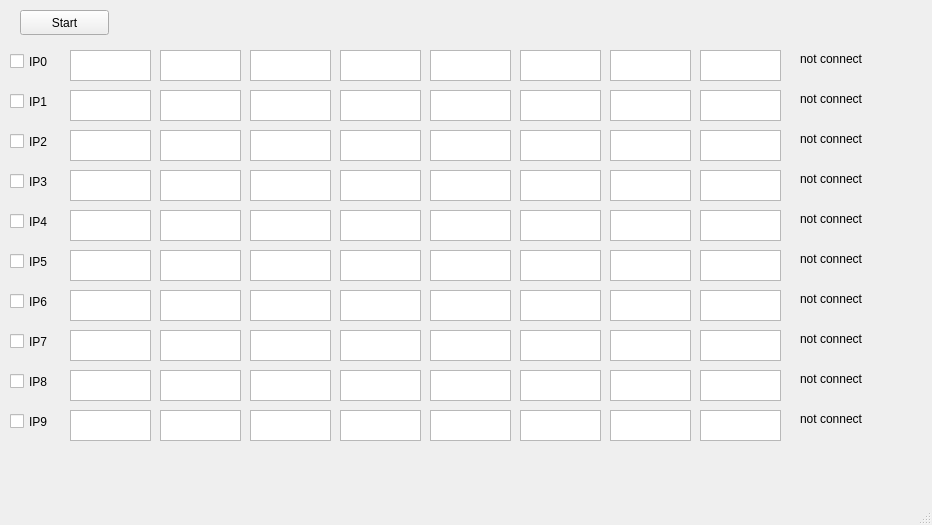
<?xml version="1.0" encoding="UTF-8"?>
<ui version="4.0">
 <class>MainWindow</class>
 <widget class="QMainWindow" name="MainWindow">
  <property name="geometry">
   <rect>
    <x>0</x>
    <y>0</y>
    <width>932</width>
    <height>525</height>
   </rect>
  </property>
  <property name="windowTitle">
   <string>MainWindow</string>
  </property>
  <widget class="QWidget" name="centralwidget">
   <widget class="QPushButton" name="startbuttom">
    <property name="geometry">
     <rect>
      <x>20</x>
      <y>10</y>
      <width>89</width>
      <height>25</height>
     </rect>
    </property>
    <property name="text">
     <string>Start</string>
    </property>
   </widget>
   <widget class="QTextBrowser" name="IP0_0">
    <property name="geometry">
     <rect>
      <x>70</x>
      <y>50</y>
      <width>81</width>
      <height>31</height>
     </rect>
    </property>
   </widget>
   <widget class="QTextBrowser" name="IP0_1">
    <property name="geometry">
     <rect>
      <x>160</x>
      <y>50</y>
      <width>81</width>
      <height>31</height>
     </rect>
    </property>
   </widget>
   <widget class="QTextBrowser" name="IP0_2">
    <property name="geometry">
     <rect>
      <x>250</x>
      <y>50</y>
      <width>81</width>
      <height>31</height>
     </rect>
    </property>
   </widget>
   <widget class="QTextBrowser" name="IP0_3">
    <property name="geometry">
     <rect>
      <x>340</x>
      <y>50</y>
      <width>81</width>
      <height>31</height>
     </rect>
    </property>
   </widget>
   <widget class="QTextBrowser" name="IP1_2">
    <property name="geometry">
     <rect>
      <x>250</x>
      <y>90</y>
      <width>81</width>
      <height>31</height>
     </rect>
    </property>
   </widget>
   <widget class="QTextBrowser" name="IP1_3">
    <property name="geometry">
     <rect>
      <x>340</x>
      <y>90</y>
      <width>81</width>
      <height>31</height>
     </rect>
    </property>
   </widget>
   <widget class="QTextBrowser" name="IP1_0">
    <property name="geometry">
     <rect>
      <x>70</x>
      <y>90</y>
      <width>81</width>
      <height>31</height>
     </rect>
    </property>
   </widget>
   <widget class="QTextBrowser" name="IP1_1">
    <property name="geometry">
     <rect>
      <x>160</x>
      <y>90</y>
      <width>81</width>
      <height>31</height>
     </rect>
    </property>
   </widget>
   <widget class="QTextBrowser" name="IP2_1">
    <property name="geometry">
     <rect>
      <x>160</x>
      <y>130</y>
      <width>81</width>
      <height>31</height>
     </rect>
    </property>
   </widget>
   <widget class="QTextBrowser" name="IP2_3">
    <property name="geometry">
     <rect>
      <x>340</x>
      <y>130</y>
      <width>81</width>
      <height>31</height>
     </rect>
    </property>
   </widget>
   <widget class="QTextBrowser" name="IP2_0">
    <property name="geometry">
     <rect>
      <x>70</x>
      <y>130</y>
      <width>81</width>
      <height>31</height>
     </rect>
    </property>
   </widget>
   <widget class="QTextBrowser" name="IP2_2">
    <property name="geometry">
     <rect>
      <x>250</x>
      <y>130</y>
      <width>81</width>
      <height>31</height>
     </rect>
    </property>
   </widget>
   <widget class="QTextBrowser" name="IP3_3">
    <property name="geometry">
     <rect>
      <x>340</x>
      <y>170</y>
      <width>81</width>
      <height>31</height>
     </rect>
    </property>
   </widget>
   <widget class="QTextBrowser" name="IP3_1">
    <property name="geometry">
     <rect>
      <x>160</x>
      <y>170</y>
      <width>81</width>
      <height>31</height>
     </rect>
    </property>
   </widget>
   <widget class="QTextBrowser" name="IP3_0">
    <property name="geometry">
     <rect>
      <x>70</x>
      <y>170</y>
      <width>81</width>
      <height>31</height>
     </rect>
    </property>
   </widget>
   <widget class="QTextBrowser" name="IP3_2">
    <property name="geometry">
     <rect>
      <x>250</x>
      <y>170</y>
      <width>81</width>
      <height>31</height>
     </rect>
    </property>
   </widget>
   <widget class="QTextBrowser" name="IP4_2">
    <property name="geometry">
     <rect>
      <x>250</x>
      <y>210</y>
      <width>81</width>
      <height>31</height>
     </rect>
    </property>
   </widget>
   <widget class="QTextBrowser" name="IP4_0">
    <property name="geometry">
     <rect>
      <x>70</x>
      <y>210</y>
      <width>81</width>
      <height>31</height>
     </rect>
    </property>
   </widget>
   <widget class="QTextBrowser" name="IP4_3">
    <property name="geometry">
     <rect>
      <x>340</x>
      <y>210</y>
      <width>81</width>
      <height>31</height>
     </rect>
    </property>
   </widget>
   <widget class="QTextBrowser" name="IP4_1">
    <property name="geometry">
     <rect>
      <x>160</x>
      <y>210</y>
      <width>81</width>
      <height>31</height>
     </rect>
    </property>
   </widget>
   <widget class="QTextBrowser" name="IP6_0">
    <property name="geometry">
     <rect>
      <x>70</x>
      <y>290</y>
      <width>81</width>
      <height>31</height>
     </rect>
    </property>
   </widget>
   <widget class="QTextBrowser" name="IP6_2">
    <property name="geometry">
     <rect>
      <x>340</x>
      <y>290</y>
      <width>81</width>
      <height>31</height>
     </rect>
    </property>
   </widget>
   <widget class="QTextBrowser" name="IP8_1">
    <property name="geometry">
     <rect>
      <x>160</x>
      <y>370</y>
      <width>81</width>
      <height>31</height>
     </rect>
    </property>
   </widget>
   <widget class="QTextBrowser" name="IP5_3">
    <property name="geometry">
     <rect>
      <x>340</x>
      <y>250</y>
      <width>81</width>
      <height>31</height>
     </rect>
    </property>
   </widget>
   <widget class="QTextBrowser" name="IP8_2">
    <property name="geometry">
     <rect>
      <x>250</x>
      <y>370</y>
      <width>81</width>
      <height>31</height>
     </rect>
    </property>
   </widget>
   <widget class="QTextBrowser" name="IP6_3">
    <property name="geometry">
     <rect>
      <x>250</x>
      <y>290</y>
      <width>81</width>
      <height>31</height>
     </rect>
    </property>
   </widget>
   <widget class="QTextBrowser" name="IP6_1">
    <property name="geometry">
     <rect>
      <x>160</x>
      <y>290</y>
      <width>81</width>
      <height>31</height>
     </rect>
    </property>
   </widget>
   <widget class="QTextBrowser" name="IP9_1">
    <property name="geometry">
     <rect>
      <x>160</x>
      <y>410</y>
      <width>81</width>
      <height>31</height>
     </rect>
    </property>
   </widget>
   <widget class="QTextBrowser" name="IP7_0">
    <property name="geometry">
     <rect>
      <x>70</x>
      <y>330</y>
      <width>81</width>
      <height>31</height>
     </rect>
    </property>
   </widget>
   <widget class="QTextBrowser" name="IP8_0">
    <property name="geometry">
     <rect>
      <x>70</x>
      <y>370</y>
      <width>81</width>
      <height>31</height>
     </rect>
    </property>
   </widget>
   <widget class="QTextBrowser" name="IP5_0">
    <property name="geometry">
     <rect>
      <x>70</x>
      <y>250</y>
      <width>81</width>
      <height>31</height>
     </rect>
    </property>
   </widget>
   <widget class="QTextBrowser" name="IP9_2">
    <property name="geometry">
     <rect>
      <x>250</x>
      <y>410</y>
      <width>81</width>
      <height>31</height>
     </rect>
    </property>
   </widget>
   <widget class="QTextBrowser" name="IP5_1">
    <property name="geometry">
     <rect>
      <x>160</x>
      <y>250</y>
      <width>81</width>
      <height>31</height>
     </rect>
    </property>
   </widget>
   <widget class="QTextBrowser" name="IP7_1">
    <property name="geometry">
     <rect>
      <x>160</x>
      <y>330</y>
      <width>81</width>
      <height>31</height>
     </rect>
    </property>
   </widget>
   <widget class="QTextBrowser" name="IP9_3">
    <property name="geometry">
     <rect>
      <x>340</x>
      <y>410</y>
      <width>81</width>
      <height>31</height>
     </rect>
    </property>
   </widget>
   <widget class="QTextBrowser" name="IP7_2">
    <property name="geometry">
     <rect>
      <x>250</x>
      <y>330</y>
      <width>81</width>
      <height>31</height>
     </rect>
    </property>
   </widget>
   <widget class="QTextBrowser" name="IP8_3">
    <property name="geometry">
     <rect>
      <x>340</x>
      <y>370</y>
      <width>81</width>
      <height>31</height>
     </rect>
    </property>
   </widget>
   <widget class="QTextBrowser" name="IP7_3">
    <property name="geometry">
     <rect>
      <x>340</x>
      <y>330</y>
      <width>81</width>
      <height>31</height>
     </rect>
    </property>
   </widget>
   <widget class="QTextBrowser" name="IP9_0">
    <property name="geometry">
     <rect>
      <x>70</x>
      <y>410</y>
      <width>81</width>
      <height>31</height>
     </rect>
    </property>
   </widget>
   <widget class="QTextBrowser" name="IP5_2">
    <property name="geometry">
     <rect>
      <x>250</x>
      <y>250</y>
      <width>81</width>
      <height>31</height>
     </rect>
    </property>
   </widget>
   <widget class="QTextBrowser" name="IP0_4">
    <property name="geometry">
     <rect>
      <x>430</x>
      <y>50</y>
      <width>81</width>
      <height>31</height>
     </rect>
    </property>
   </widget>
   <widget class="QTextBrowser" name="IP4_4">
    <property name="geometry">
     <rect>
      <x>430</x>
      <y>210</y>
      <width>81</width>
      <height>31</height>
     </rect>
    </property>
   </widget>
   <widget class="QTextBrowser" name="IP1_4">
    <property name="geometry">
     <rect>
      <x>430</x>
      <y>90</y>
      <width>81</width>
      <height>31</height>
     </rect>
    </property>
   </widget>
   <widget class="QTextBrowser" name="IP2_4">
    <property name="geometry">
     <rect>
      <x>430</x>
      <y>130</y>
      <width>81</width>
      <height>31</height>
     </rect>
    </property>
   </widget>
   <widget class="QTextBrowser" name="IP3_4">
    <property name="geometry">
     <rect>
      <x>430</x>
      <y>170</y>
      <width>81</width>
      <height>31</height>
     </rect>
    </property>
   </widget>
   <widget class="QTextBrowser" name="IP9_4">
    <property name="geometry">
     <rect>
      <x>430</x>
      <y>410</y>
      <width>81</width>
      <height>31</height>
     </rect>
    </property>
   </widget>
   <widget class="QTextBrowser" name="IP6_4">
    <property name="geometry">
     <rect>
      <x>430</x>
      <y>290</y>
      <width>81</width>
      <height>31</height>
     </rect>
    </property>
   </widget>
   <widget class="QTextBrowser" name="IP5_4">
    <property name="geometry">
     <rect>
      <x>430</x>
      <y>250</y>
      <width>81</width>
      <height>31</height>
     </rect>
    </property>
   </widget>
   <widget class="QTextBrowser" name="IP8_4">
    <property name="geometry">
     <rect>
      <x>430</x>
      <y>370</y>
      <width>81</width>
      <height>31</height>
     </rect>
    </property>
   </widget>
   <widget class="QTextBrowser" name="IP7_4">
    <property name="geometry">
     <rect>
      <x>430</x>
      <y>330</y>
      <width>81</width>
      <height>31</height>
     </rect>
    </property>
   </widget>
   <widget class="QCheckBox" name="IP0">
    <property name="geometry">
     <rect>
      <x>10</x>
      <y>50</y>
      <width>92</width>
      <height>23</height>
     </rect>
    </property>
    <property name="text">
     <string notr="true">IP0</string>
    </property>
    <property name="checked">
     <bool>false</bool>
    </property>
   </widget>
   <widget class="QCheckBox" name="IP1">
    <property name="geometry">
     <rect>
      <x>10</x>
      <y>90</y>
      <width>92</width>
      <height>23</height>
     </rect>
    </property>
    <property name="text">
     <string>IP1</string>
    </property>
   </widget>
   <widget class="QCheckBox" name="IP2">
    <property name="geometry">
     <rect>
      <x>10</x>
      <y>130</y>
      <width>92</width>
      <height>23</height>
     </rect>
    </property>
    <property name="text">
     <string>IP2</string>
    </property>
   </widget>
   <widget class="QCheckBox" name="IP3">
    <property name="geometry">
     <rect>
      <x>10</x>
      <y>170</y>
      <width>92</width>
      <height>23</height>
     </rect>
    </property>
    <property name="text">
     <string>IP3</string>
    </property>
   </widget>
   <widget class="QCheckBox" name="IP4">
    <property name="geometry">
     <rect>
      <x>10</x>
      <y>210</y>
      <width>92</width>
      <height>23</height>
     </rect>
    </property>
    <property name="text">
     <string>IP4</string>
    </property>
   </widget>
   <widget class="QCheckBox" name="IP8">
    <property name="geometry">
     <rect>
      <x>10</x>
      <y>370</y>
      <width>92</width>
      <height>23</height>
     </rect>
    </property>
    <property name="text">
     <string>IP8</string>
    </property>
   </widget>
   <widget class="QCheckBox" name="IP9">
    <property name="geometry">
     <rect>
      <x>10</x>
      <y>410</y>
      <width>92</width>
      <height>23</height>
     </rect>
    </property>
    <property name="text">
     <string>IP9</string>
    </property>
   </widget>
   <widget class="QCheckBox" name="IP7">
    <property name="geometry">
     <rect>
      <x>10</x>
      <y>330</y>
      <width>92</width>
      <height>23</height>
     </rect>
    </property>
    <property name="text">
     <string>IP7</string>
    </property>
   </widget>
   <widget class="QCheckBox" name="IP6">
    <property name="geometry">
     <rect>
      <x>10</x>
      <y>290</y>
      <width>92</width>
      <height>23</height>
     </rect>
    </property>
    <property name="text">
     <string>IP6</string>
    </property>
   </widget>
   <widget class="QCheckBox" name="IP5">
    <property name="geometry">
     <rect>
      <x>10</x>
      <y>250</y>
      <width>92</width>
      <height>23</height>
     </rect>
    </property>
    <property name="text">
     <string>IP5</string>
    </property>
   </widget>
   <widget class="QLabel" name="connect0">
    <property name="geometry">
     <rect>
      <x>800</x>
      <y>50</y>
      <width>91</width>
      <height>17</height>
     </rect>
    </property>
    <property name="text">
     <string>not connect</string>
    </property>
   </widget>
   <widget class="QLabel" name="connect1">
    <property name="geometry">
     <rect>
      <x>800</x>
      <y>90</y>
      <width>91</width>
      <height>17</height>
     </rect>
    </property>
    <property name="text">
     <string>not connect</string>
    </property>
   </widget>
   <widget class="QLabel" name="connect2">
    <property name="geometry">
     <rect>
      <x>800</x>
      <y>130</y>
      <width>91</width>
      <height>17</height>
     </rect>
    </property>
    <property name="text">
     <string>not connect</string>
    </property>
   </widget>
   <widget class="QLabel" name="connect3">
    <property name="geometry">
     <rect>
      <x>800</x>
      <y>170</y>
      <width>91</width>
      <height>17</height>
     </rect>
    </property>
    <property name="text">
     <string>not connect</string>
    </property>
   </widget>
   <widget class="QLabel" name="connect4">
    <property name="geometry">
     <rect>
      <x>800</x>
      <y>210</y>
      <width>91</width>
      <height>17</height>
     </rect>
    </property>
    <property name="text">
     <string>not connect</string>
    </property>
   </widget>
   <widget class="QLabel" name="connect7">
    <property name="geometry">
     <rect>
      <x>800</x>
      <y>330</y>
      <width>91</width>
      <height>17</height>
     </rect>
    </property>
    <property name="text">
     <string>not connect</string>
    </property>
   </widget>
   <widget class="QLabel" name="connect8">
    <property name="geometry">
     <rect>
      <x>800</x>
      <y>370</y>
      <width>91</width>
      <height>17</height>
     </rect>
    </property>
    <property name="text">
     <string>not connect</string>
    </property>
   </widget>
   <widget class="QLabel" name="connect9">
    <property name="geometry">
     <rect>
      <x>800</x>
      <y>410</y>
      <width>91</width>
      <height>17</height>
     </rect>
    </property>
    <property name="text">
     <string>not connect</string>
    </property>
   </widget>
   <widget class="QLabel" name="connect5">
    <property name="geometry">
     <rect>
      <x>800</x>
      <y>250</y>
      <width>91</width>
      <height>17</height>
     </rect>
    </property>
    <property name="text">
     <string>not connect</string>
    </property>
   </widget>
   <widget class="QLabel" name="connect6">
    <property name="geometry">
     <rect>
      <x>800</x>
      <y>290</y>
      <width>91</width>
      <height>17</height>
     </rect>
    </property>
    <property name="text">
     <string>not connect</string>
    </property>
   </widget>
   <widget class="QTextBrowser" name="IP0_5">
    <property name="geometry">
     <rect>
      <x>520</x>
      <y>50</y>
      <width>81</width>
      <height>31</height>
     </rect>
    </property>
   </widget>
   <widget class="QTextBrowser" name="IP0_6">
    <property name="geometry">
     <rect>
      <x>610</x>
      <y>50</y>
      <width>81</width>
      <height>31</height>
     </rect>
    </property>
   </widget>
   <widget class="QTextBrowser" name="IP0_7">
    <property name="geometry">
     <rect>
      <x>700</x>
      <y>50</y>
      <width>81</width>
      <height>31</height>
     </rect>
    </property>
   </widget>
   <widget class="QTextBrowser" name="IP1_5">
    <property name="geometry">
     <rect>
      <x>520</x>
      <y>90</y>
      <width>81</width>
      <height>31</height>
     </rect>
    </property>
   </widget>
   <widget class="QTextBrowser" name="IP1_6">
    <property name="geometry">
     <rect>
      <x>610</x>
      <y>90</y>
      <width>81</width>
      <height>31</height>
     </rect>
    </property>
   </widget>
   <widget class="QTextBrowser" name="IP1_7">
    <property name="geometry">
     <rect>
      <x>700</x>
      <y>90</y>
      <width>81</width>
      <height>31</height>
     </rect>
    </property>
   </widget>
   <widget class="QTextBrowser" name="IP2_5">
    <property name="geometry">
     <rect>
      <x>520</x>
      <y>130</y>
      <width>81</width>
      <height>31</height>
     </rect>
    </property>
   </widget>
   <widget class="QTextBrowser" name="IP2_6">
    <property name="geometry">
     <rect>
      <x>610</x>
      <y>130</y>
      <width>81</width>
      <height>31</height>
     </rect>
    </property>
   </widget>
   <widget class="QTextBrowser" name="IP2_7">
    <property name="geometry">
     <rect>
      <x>700</x>
      <y>130</y>
      <width>81</width>
      <height>31</height>
     </rect>
    </property>
   </widget>
   <widget class="QTextBrowser" name="IP3_5">
    <property name="geometry">
     <rect>
      <x>520</x>
      <y>170</y>
      <width>81</width>
      <height>31</height>
     </rect>
    </property>
   </widget>
   <widget class="QTextBrowser" name="IP3_6">
    <property name="geometry">
     <rect>
      <x>610</x>
      <y>170</y>
      <width>81</width>
      <height>31</height>
     </rect>
    </property>
   </widget>
   <widget class="QTextBrowser" name="IP3_7">
    <property name="geometry">
     <rect>
      <x>700</x>
      <y>170</y>
      <width>81</width>
      <height>31</height>
     </rect>
    </property>
   </widget>
   <widget class="QTextBrowser" name="IP4_5">
    <property name="geometry">
     <rect>
      <x>520</x>
      <y>210</y>
      <width>81</width>
      <height>31</height>
     </rect>
    </property>
   </widget>
   <widget class="QTextBrowser" name="IP4_6">
    <property name="geometry">
     <rect>
      <x>610</x>
      <y>210</y>
      <width>81</width>
      <height>31</height>
     </rect>
    </property>
   </widget>
   <widget class="QTextBrowser" name="IP4_7">
    <property name="geometry">
     <rect>
      <x>700</x>
      <y>210</y>
      <width>81</width>
      <height>31</height>
     </rect>
    </property>
   </widget>
   <widget class="QTextBrowser" name="IP5_5">
    <property name="geometry">
     <rect>
      <x>520</x>
      <y>250</y>
      <width>81</width>
      <height>31</height>
     </rect>
    </property>
   </widget>
   <widget class="QTextBrowser" name="IP5_6">
    <property name="geometry">
     <rect>
      <x>610</x>
      <y>250</y>
      <width>81</width>
      <height>31</height>
     </rect>
    </property>
   </widget>
   <widget class="QTextBrowser" name="IP5_7">
    <property name="geometry">
     <rect>
      <x>700</x>
      <y>250</y>
      <width>81</width>
      <height>31</height>
     </rect>
    </property>
   </widget>
   <widget class="QTextBrowser" name="IP6_5">
    <property name="geometry">
     <rect>
      <x>520</x>
      <y>290</y>
      <width>81</width>
      <height>31</height>
     </rect>
    </property>
   </widget>
   <widget class="QTextBrowser" name="IP6_6">
    <property name="geometry">
     <rect>
      <x>610</x>
      <y>290</y>
      <width>81</width>
      <height>31</height>
     </rect>
    </property>
   </widget>
   <widget class="QTextBrowser" name="IP6_7">
    <property name="geometry">
     <rect>
      <x>700</x>
      <y>290</y>
      <width>81</width>
      <height>31</height>
     </rect>
    </property>
   </widget>
   <widget class="QTextBrowser" name="IP7_5">
    <property name="geometry">
     <rect>
      <x>520</x>
      <y>330</y>
      <width>81</width>
      <height>31</height>
     </rect>
    </property>
   </widget>
   <widget class="QTextBrowser" name="IP7_6">
    <property name="geometry">
     <rect>
      <x>610</x>
      <y>330</y>
      <width>81</width>
      <height>31</height>
     </rect>
    </property>
   </widget>
   <widget class="QTextBrowser" name="IP7_7">
    <property name="geometry">
     <rect>
      <x>700</x>
      <y>330</y>
      <width>81</width>
      <height>31</height>
     </rect>
    </property>
   </widget>
   <widget class="QTextBrowser" name="IP8_5">
    <property name="geometry">
     <rect>
      <x>520</x>
      <y>370</y>
      <width>81</width>
      <height>31</height>
     </rect>
    </property>
   </widget>
   <widget class="QTextBrowser" name="IP8_6">
    <property name="geometry">
     <rect>
      <x>610</x>
      <y>370</y>
      <width>81</width>
      <height>31</height>
     </rect>
    </property>
   </widget>
   <widget class="QTextBrowser" name="IP8_7">
    <property name="geometry">
     <rect>
      <x>700</x>
      <y>370</y>
      <width>81</width>
      <height>31</height>
     </rect>
    </property>
   </widget>
   <widget class="QTextBrowser" name="IP9_5">
    <property name="geometry">
     <rect>
      <x>520</x>
      <y>410</y>
      <width>81</width>
      <height>31</height>
     </rect>
    </property>
   </widget>
   <widget class="QTextBrowser" name="IP9_6">
    <property name="geometry">
     <rect>
      <x>610</x>
      <y>410</y>
      <width>81</width>
      <height>31</height>
     </rect>
    </property>
   </widget>
   <widget class="QTextBrowser" name="IP9_7">
    <property name="geometry">
     <rect>
      <x>700</x>
      <y>410</y>
      <width>81</width>
      <height>31</height>
     </rect>
    </property>
   </widget>
  </widget>
  <widget class="QMenuBar" name="menubar">
   <property name="geometry">
    <rect>
     <x>0</x>
     <y>0</y>
     <width>932</width>
     <height>26</height>
    </rect>
   </property>
  </widget>
  <widget class="QStatusBar" name="statusbar"/>
 </widget>
 <resources/>
 <connections/>
</ui>
